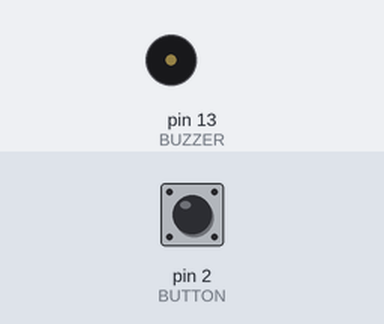
A sketch run on a simulated Arduino Uno, built with avr-gcc and run on an emulated ATmega328P. Shown: buzzer (waves = sounding, pin HIGH). The test bench sets the inputs (shaded band); at power-on: pin 2 (BUTTON) LOW. What the sketch prints to the serial monitor is not drawn.

Above: at 1.2 s.
1.3 s: pin 2 (BUTTON) pulled HIGH for 0.15 s
At 1.8 s:
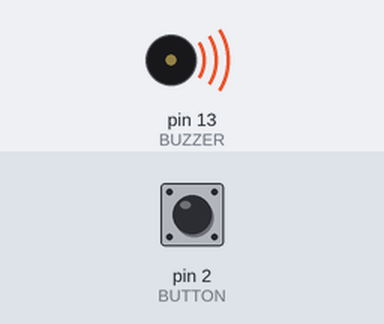
4.4 s: pin 2 (BUTTON) pulled HIGH for 3.2 s
At 11.8 s:
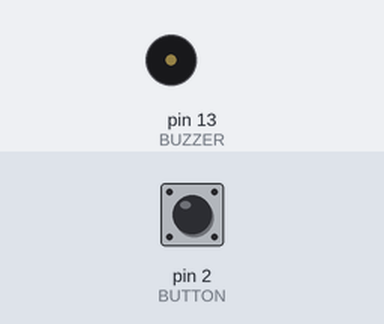
Timing chart, 0 to 13.3 s (numbered marks = the images above; inputs shaded):
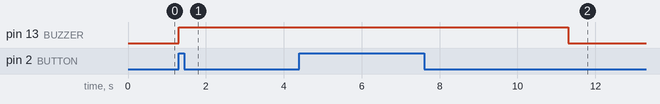

Measured:
- after the input at 1.3 s, pin 13 (BUZZER): LOW → HIGH at once
- after the input at 4.4 s, pin 13 (BUZZER): HIGH → LOW after 6.9 s instead of 1.9 s

The sketch:

07_Buzzer_Push.ino
```cpp
// 7) WAP to turn on the buzzer for 5 seconds when user buttio is pressed.

#define BUZZER 13
#define BUTTON 2
void setup() {
  // put your setup code here, to run once:
  Serial.begin(115200);
  pinMode(BUZZER, OUTPUT);
  pinMode(BUTTON, INPUT);
}

int var;
void loop() {
  // put your main code here, to run repeatedly:
  var = digitalRead(BUTTON);
  Serial.println(var);
  if(var == 1)
  {
    digitalWrite(BUZZER, 1);
    Serial.println("BUZZER ON");
    delay(5000);
  }
  else
  {
    digitalWrite(BUZZER, 0);
    Serial.println("BUZZER OFF");
    //delay(1000);
  }
}
```
